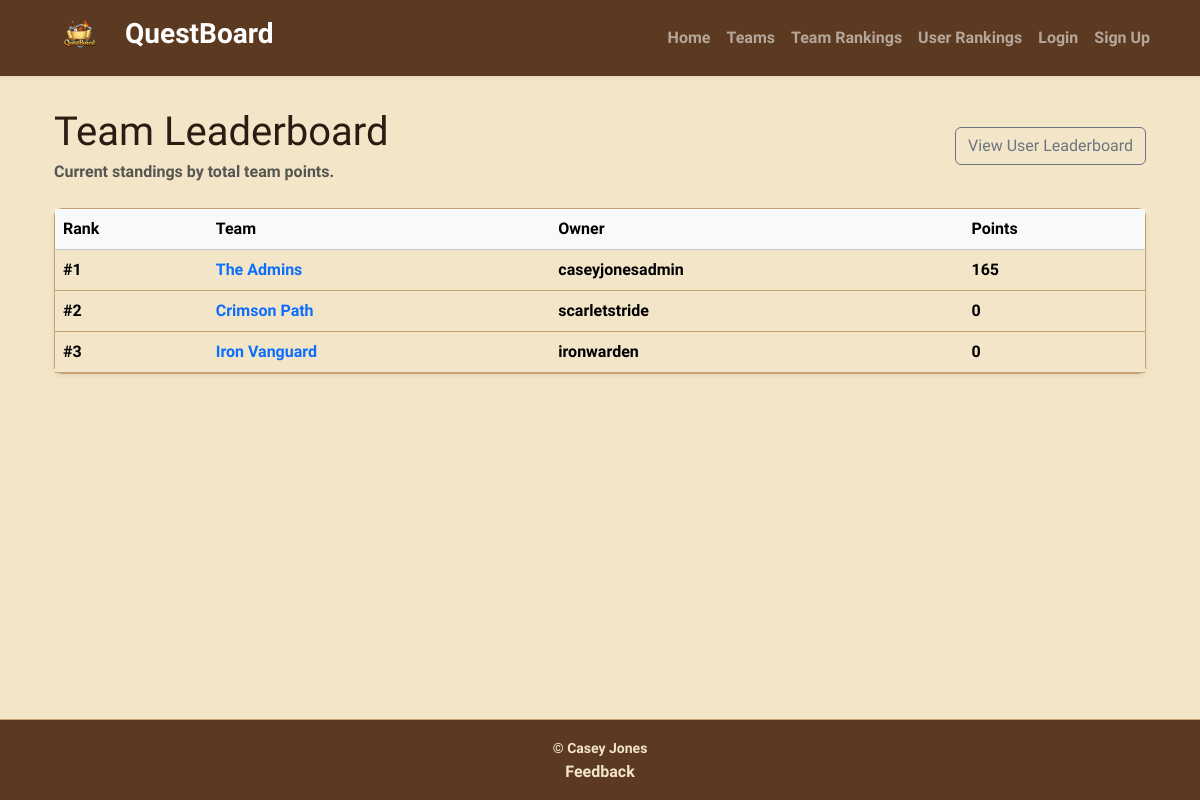
Page /leaderboards/teams/ on the earlier database version.
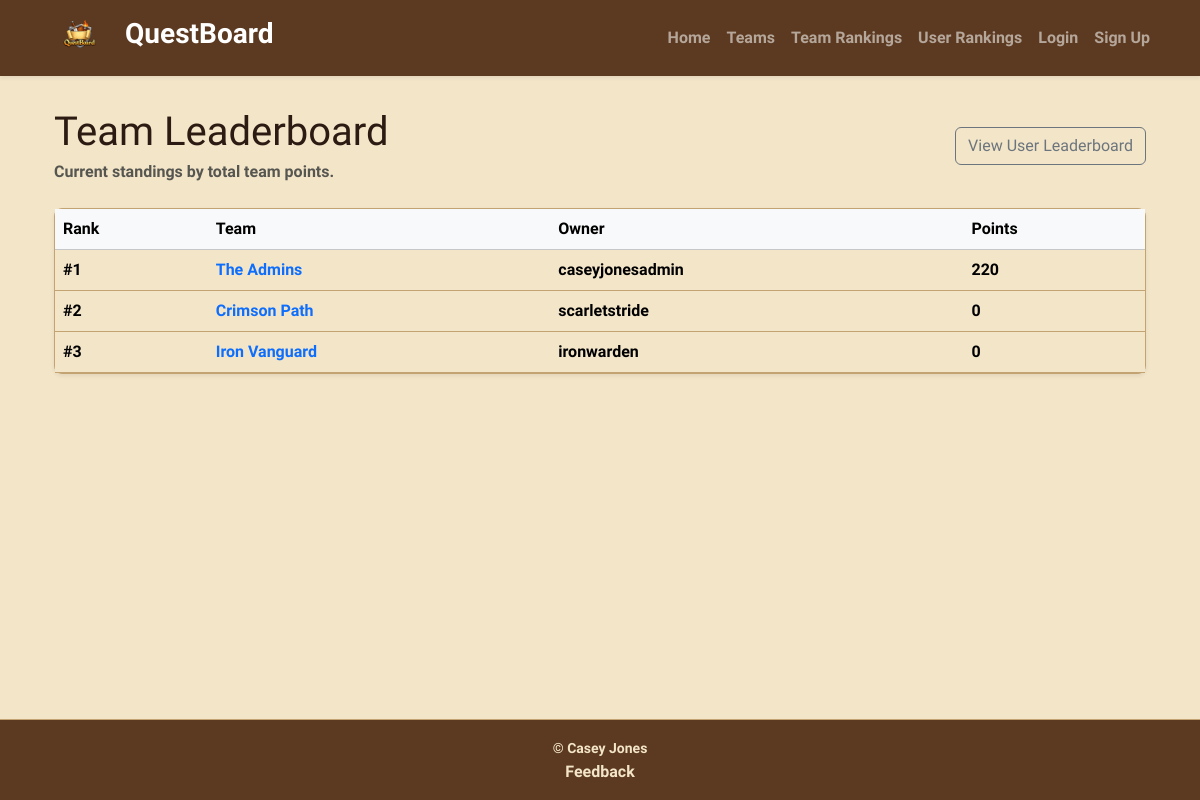
Same page on the later database version.
### QuestBoardApp/models.py (models this page shows, shortened)
class Team(models.Model):
    name = models.CharField(max_length=80)
    owner = models.ForeignKey(User, on_delete=models.CASCADE)
    description = models.TextField(blank=True)
    created_at = models.DateTimeField(auto_now_add=True)
    members = models.ManyToManyField(
        User, through="TeamMembership", related_name="teams")
    points = models.PositiveIntegerField(default=0)

### QuestBoardApp/views.py (the view)
# urls.py: path("leaderboards/teams/", views.TeamLeaderboardView.as_view(),
class TeamLeaderboardView(ListView):
    model = Team
    template_name = "QuestBoardApp/team_leaderboard.html"
    context_object_name = "teams"
    def get_queryset(self):
        return Team.objects.order_by("-points", "name")

### QuestBoardApp/templates/QuestBoardApp/team_leaderboard.html (shortened to what this page needs)
{% extends "base.html" %}
{% block content %}
<div class="container py-4">
  <div class="d-flex justify-content-between align-items-center mb-4">
    <div>
      <h1 class="mb-1">Team Leaderboard</h1>
      <p class="text-muted mb-0">Current standings by total team points.</p>
    </div>
    <a href="{% url 'user_leaderboard' %}" class="btn btn-outline-secondary">
      View User Leaderboard
    </a>
  </div>
  {% if teams %}
    <div class="card shadow-sm">
      <div class="table-responsive">
        <table class="table table-hover align-middle mb-0">
          <thead class="table-light">
            <tr>
              <th scope="col">Rank</th>
              <th scope="col">Team</th>
              <th scope="col">Owner</th>
              <th scope="col">Points</th>
            </tr>
          </thead>
          <tbody>
            {% for team in teams %}
              <tr>
                <td><strong>#{{ forloop.counter }}</strong></td>
                <td>
                  <a href="{% url 'team_detail' team.pk %}" class="fw-semibold text-decoration-none">
                    {{ team.name }}
                  </a>
                </td>
                <td>{{ team.owner.username }}</td>
                <td>{{ team.points }}</td>
              </tr>
            {% endfor %}
          </tbody>
        </table>
      </div>
    </div>
  {% else %}
    <p class="text-muted">No teams have been created yet.</p>
  {% endif %}
</div>
{% endblock %}

Differences in the rows shown:
changed Team "The Admins": points "165" → "220"
